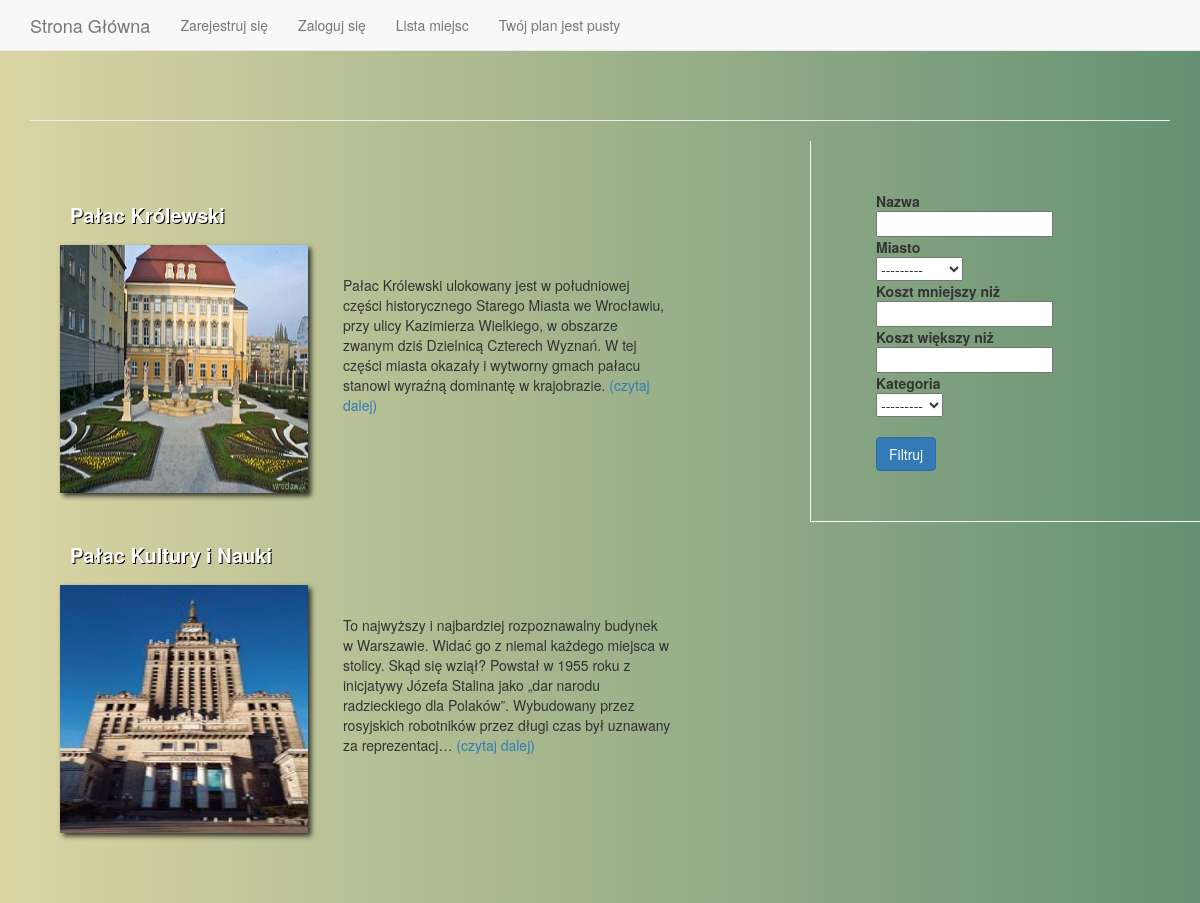
The app's page /places/, older data.
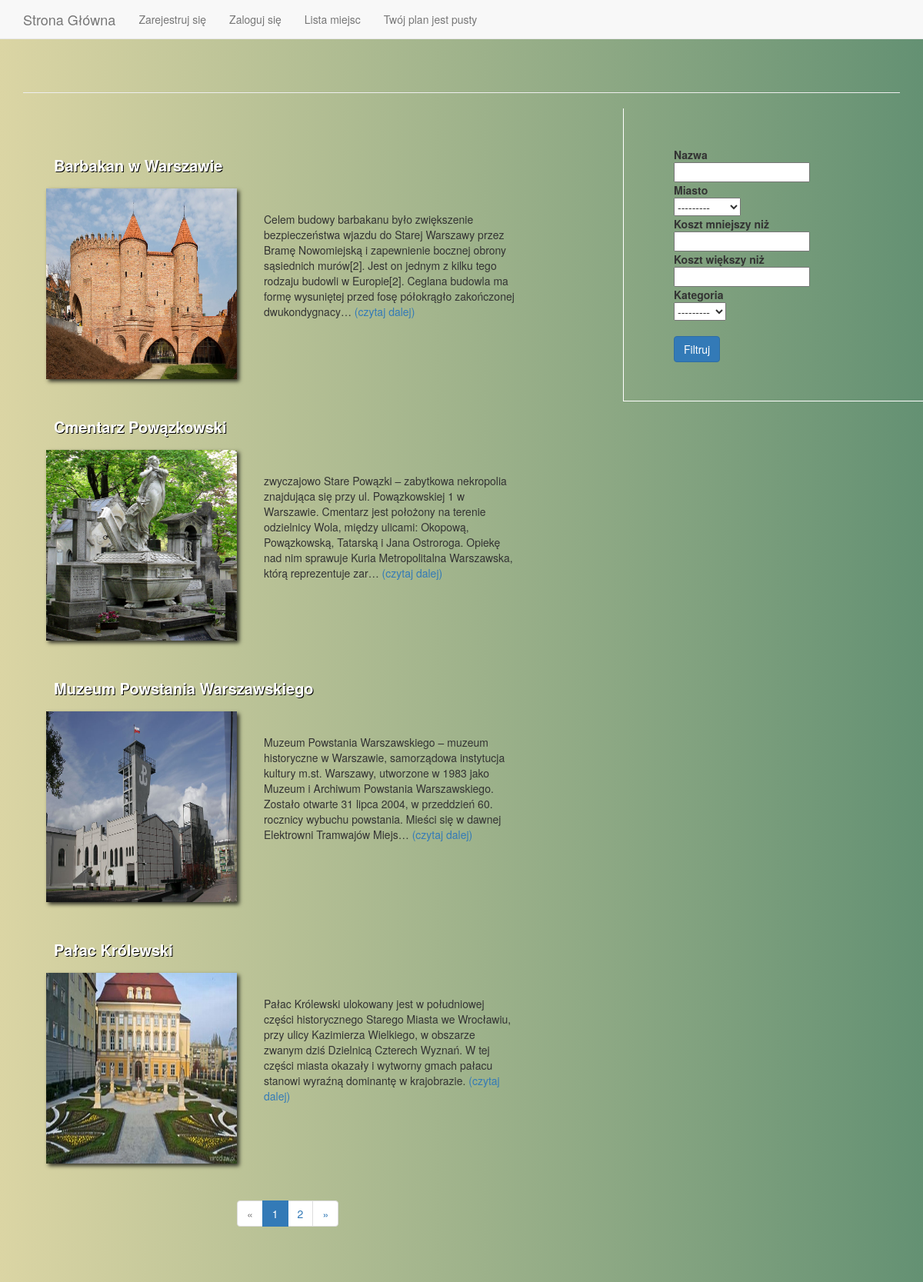
The same page, newer data.
### explorerapp/models.py (models this page shows, shortened)
class Place(models.Model):
    name = models.CharField(max_length=60)
    slug = models.SlugField(max_length=200, unique=True)
    description = models.TextField()
    category = models.ForeignKey(Category, related_name='places', on_delete=models.CASCADE)
    cost = models.DecimalField(max_digits=10, decimal_places=2)
    image = models.ImageField(upload_to='images/%Y/%m/%d', blank=True)
    created = models.DateTimeField(auto_now_add=True)
    updated = models.DateTimeField(auto_now=True)
    address = models.ForeignKey(Address, on_delete=models.CASCADE, null=True)
    creation_date = models.DecimalField(max_digits=4, decimal_places=0, )
    sum_of_rating = models.DecimalField(max_digits=9, decimal_places=2, default=5)
    num_of_ratings = models.IntegerField(default=1)
    tags = TaggableManager()
    class Meta:
        ordering = ('name',)
    def get_absolute_url(self):
        return reverse('explorer:place_detail', args=[self.id, self.slug])

### explorerapp/views.py (the view)
# urls.py: path('places/', views.places_list, name='places_list'),
def places_list(request):
    page_list = Place.objects.all()
    place_filter = PlaceFilter(request.GET, queryset=page_list)
    place_list = place_filter.qs
    paginator = Paginator(place_list, 4)
    page = request.GET.get('page', 1)
    try:
        places = paginator.page(page)
    except PageNotAnInteger:
        places = paginator.page(1)
    except EmptyPage:
        places = paginator.page(paginator.num_pages )
    context = {'paginator':paginator, 'filter':place_filter, 'places':places}
    return render(request, 'explorer/places_list.html', context)

### explorerapp/models.py (called while the page is built)
    def __str__(self):
        return self.name

    def __str__(self):
        return self.name

### plan/context_processors.py (called while the page is built)
def plan(request):
    return {'plan': Plan(request)}

### plan/plan.py (called while the page is built)
    def __len__(self):
        return sum(item['quantity'] for item in self.plan.values())

### explorerapp/templates/explorer/places_list.html (shortened to what this page needs)
{% extends "explorer/base.html" %}
{% block content %}
  {% load static %}
  {% load bootstrap3 %}
  <link rel="stylesheet" type="text/css" href="{% static 'css/places_list.css' %}">
  <div class="container">
    <div class="row">
        <div class="col-md-8">
            <div class="gallery">
              {% for place in places %}
                  <div class="place">
                    <a class="title" href="{{ place.get_absolute_url }}"> {{ place.name }} </a>
                    <a  href="{{ place.get_absolute_url }}">  <img class="image" src="{% if place.image %}{{ place.image.url }}{% else %}{% static 'img/no_image.png' %}{% endif %}"> </a>
                    <div class="desc" >{{ place.description | truncatechars:300 }} <a href="{{place.get_absolute_url}}">(czytaj dalej)</a> </div>
                  </div>
              {% endfor %}
            </div>
            <div class="pagination">
                {% include "explorer/pagination.html" %}
            </div>
        </div>
        <div class="col-md-4">
            <form class="filter" method="GET">
                <div class="name">Nazwa</div> {{ filter.form.name }}
                <div class="name">Miasto</div> {{ filter.form.address__city }}
                <div class="name">Koszt mniejszy niż</div> {{ filter.form.cost__lt }}
                <div class="name">Koszt większy niż</div> {{ filter.form.cost__gt }}
                <div class="name">Kategoria</div> {{ filter.form.category}}
                <br/><br/>
                <button  type="submit" class="btn btn-primary" >Filtruj</button>
            </form>
        </div>
    </div>
  </div>
{% endblock %}

### explorerapp/templates/explorer/base.html (shortened to what this page needs)
{% load bootstrap3 %}
<!DOCTYPE html>
<html lang="en">
  <head>
	{% bootstrap_css %}
  </head>
<body >
    <nav class="navbar navbar-default navbar-static-top">
	  <div class="container">
	    <div class="navbar-header">
		  <a class="navbar-brand" href="{% url 'explorer:index' %}">Strona Główna</a>
		  <ul class="nav navbar-nav">
			<ul class="nav navbar-nav navbar-right">
				{% if user.is_authenticated %}
                <p class="navbar-text navbar-left">Witaj <a href="#" class="navbar-link">, {{ user.username }}.</a></p>
				<li><a href="{% url 'users:logout' %}">Wyloguj się</a></li>
				<li><a href="{% url 'explorer:places_list' %}">Lista miejsc</a></li>
                <li><a href="{% url 'plan:plan_detail' %}">Plan</a></li>
				{% else %}
				<li><a href="{% url 'users:register' %}">Zarejestruj się</a></li>
				<li><a href="{% url 'users:login' %}">Zaloguj się</a></li>
				<li><a href="{% url 'explorer:places_list' %}">Lista miejsc</a></li>
				{% endif %}
                <p class="navbar-text navbar-right">
                    {% with total_items=plan|length %}
                      {% if plan|length > 0 %}
                        Twój Plan:
                        <a href="{% url 'plan:plan_detail' %}">
                            {{ total_items }} Pozycje
                            {{ plan.get_total_price }}PLN
                        </a>
                      {% else %}
                        Twój plan jest pusty
                      {% endif %}
                    {% endwith %} </p>
			</ul>
		  </ul>
        </div>
	  </div>
	</nav>
	<div class="container">
	  <div class="page-header">
      </div>
	  <div>
	    {% block content %}{% endblock content %}
      </div>
	</div>
  </body>
</html>

### explorerapp/templates/explorer/pagination.html (shortened to what this page needs)
{% if places.has_other_pages %}
        <ul class="pagination">
    {% if places.has_previous %}
      <li><a href="?page={{ places.previous_page_number }}">&laquo;</a></li>
    {% else %}
     <li class="disabled"><span>&laquo;</span></li>
  {% endif %}
    {% for i in places.paginator.page_range %}
      {% if places.number == i %}
        <li class="active"><span>{{ i }} </span></li>
      {% else %}
        <li><a href="?page={{ i }}">{{ i }}</a></li>
      {% endif %}
    {% endfor %}
    {% if places.has_next %}
      <li><a href="?page={{ places.next_page_number }}">&raquo;</a></li>
    {% else %}
      <li class="disabled"><span>&raquo;</span></li>
    {% endif %}
  </ul>
{%  endif %}

### explorerapp/static/css/places_list.css (style rules this page uses)
.gallery { width:100% }
.place { margin-top: 50px; margin-left:15px; height:290px; positon:fixed; }
body { background: #649173; background: -webkit-linear-gradient(to right, #DBD5A4, #649173); background: linear-gradient(to right, #DBD5A4, #649173); padding-bottom: 50px; }
.image { width:248px; height: 248px; }
.title { font-weight: bold; color:white; font-size:20px; text-shadow: 1px 1px black; margin:10px; width:100%; float: left; }
.image { box-shadow: 3px 3px 5px 0px rgba(0,0,0,0.75); margin-top:5px; float: left; }
.desc { width:50%; margin:15px; float: left; padding:20px; }
.pagination { margin-top:30px; text-align:justify; }
.filter { margin:50px; border-collapse: separate; border-spacing: 15px 50px; }
.col-md-4 { border-bottom: 1px solid white; border-left: 1px solid white; }
.name { font-weight:bold; }

Row changes from the older to the newer data that the page shows:
no longer on this page (row edited): Place: name "Pałac Kultury i Nauki", image (picture), description "To najwyższy i najbardziej rozpoznawalny budynek w Warszawie. Widać go z niemal każdego miejsca w stolicy. Skąd się wziął? Powstał w 1955 roku z inicjatywy Józefa Stalina jako „dar narodu radzieckiego dla Polaków”. Wybudowany przez rosyjskich robotników przez długi czas był uznawany za reprezentacj…"
added Place: name "Barbakan w Warszawie", image (picture), description "Celem budowy barbakanu było zwiększenie bezpieczeństwa wjazdu do Starej Warszawy przez Bramę Nowomiejską i zapewnienie bocznej obrony sąsiednich murów[2]. Jest on jednym z kilku tego rodzaju budowli w Europie[2]. Ceglana budowla ma formę wysuniętej przed fosę półokrągło zakończonej dwukondygnacy…"
added Place: name "Cmentarz Powązkowski", image (picture), description "zwyczajowo Stare Powązki – zabytkowa nekropolia znajdująca się przy ul. Powązkowskiej 1 w Warszawie. Cmentarz jest położony na terenie odzielnicy Wola, między ulicami: Okopową, Powązkowską, Tatarską i Jana Ostroroga. Opiekę nad nim sprawuje Kuria Metropolitalna Warszawska, którą reprezentuje zar…"
added Place: name "Muzeum Powstania Warszawskiego", image (picture), description "Muzeum Powstania Warszawskiego – muzeum historyczne w Warszawie, samorządowa instytucja kultury m.st. Warszawy, utworzone w 1983 jako Muzeum i Archiwum Powstania Warszawskiego. Zostało otwarte 31 lipca 2004, w przeddzień 60. rocznicy wybuchu powstania. Mieści się w dawnej Elektrowni Tramwajów Miejs…"
Text that changed along with them:
new list line: "1"
new list line: "2"
